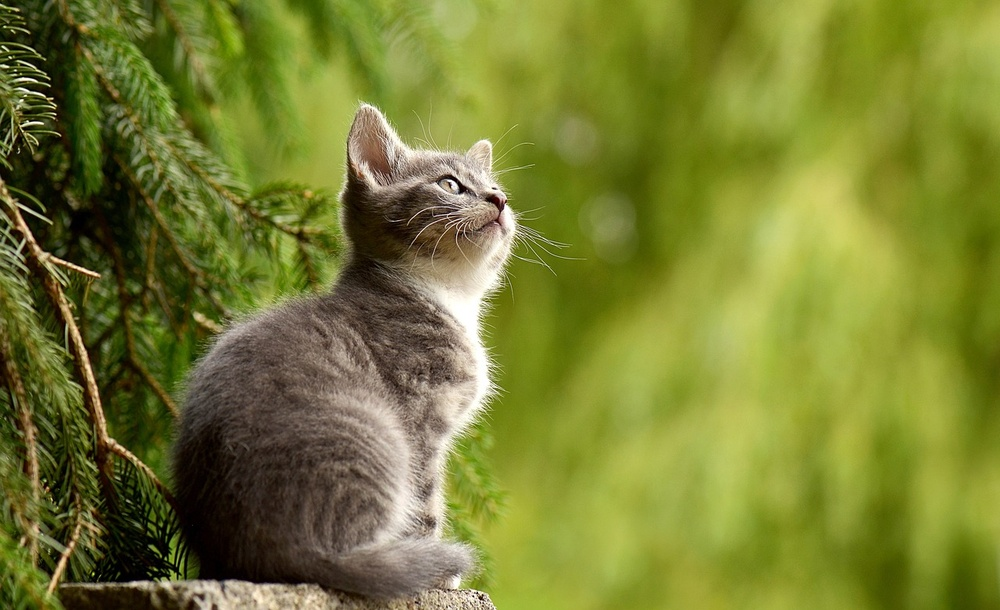
#> input picture gato.jpg, 1000 x 610 px, shrunk from 1280 x 781 before the run
$ python limiarizacao.py
#> lines starting #> are read from the running program, lines starting #| are printed output that depends on the picture; after the words box and inside, x2 and y2 are one past the last pixel; in counts of white or black regions, pixels touching at a corner belong together
import cv2

# Carrega a imagem em tons de cinza
img_gray = cv2.imread('gato.jpg', cv2.IMREAD_GRAYSCALE)
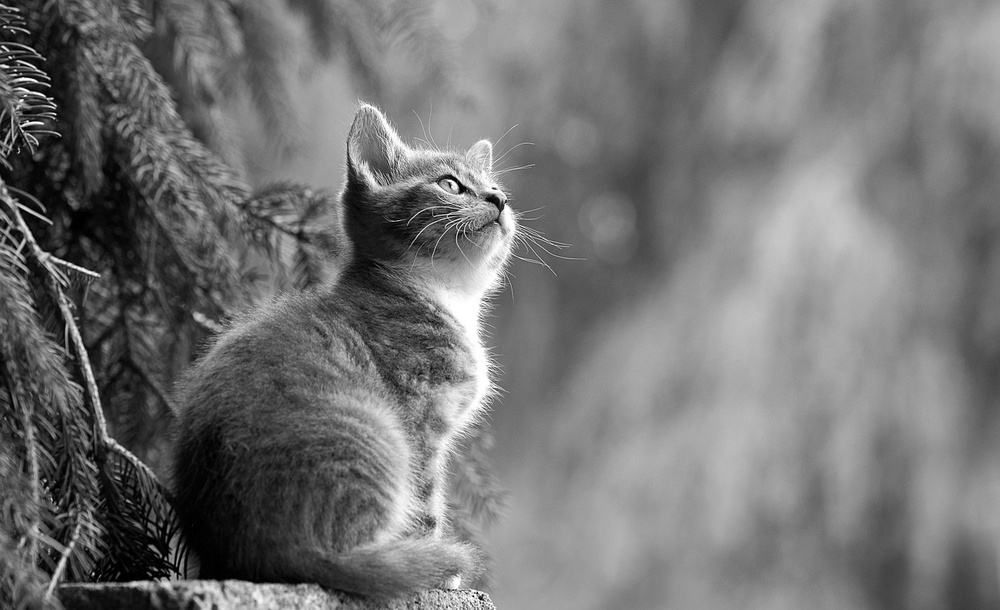
#> img_gray: shape (610, 1000); min 0, max 255, mean 115.2

# Define o valor de limiar
threshold = 100

# Aplica a limiarização
ret, img_bw = cv2.threshold(img_gray, threshold, 255, cv2.THRESH_BINARY)
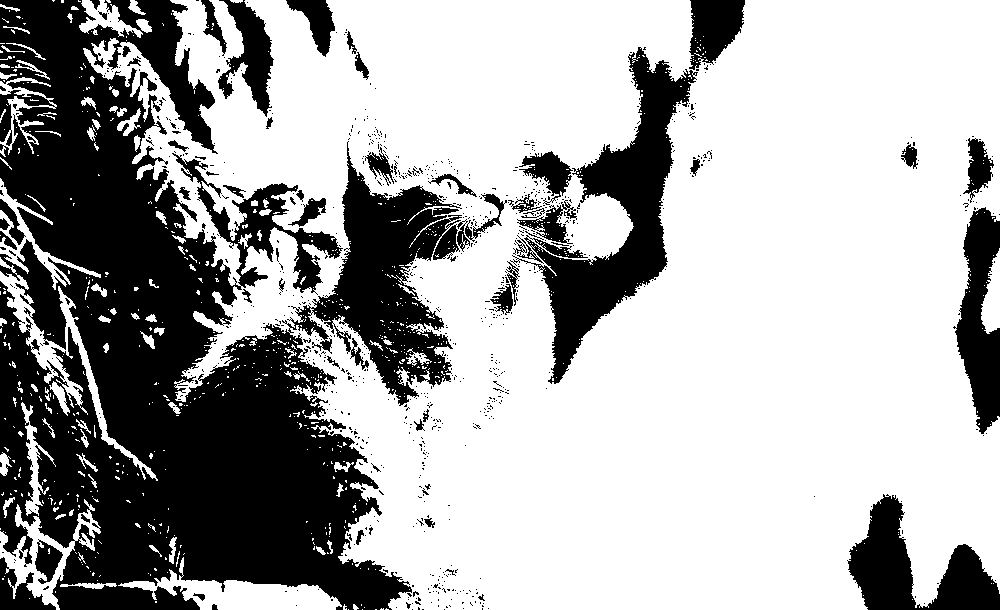
#> img_bw: shape (610, 1000); 66.3% white; 848 black regions (787 under 20 px), largest, box (x1, y1, x2, y2) and area: (0, 0, 462, 610) 154073, (510, 47, 698, 384) 17209, (847, 494, 1000, 610) 8154
#> ret = 100

# Mostra a imagem em tons de cinza e a imagem preto e branco resultante
cv2.imshow('Imagem em tons de cinza', img_gray)
cv2.imshow('Imagem preto e branco', img_bw)

cv2.waitKey(0)
cv2.destroyAllWindows()
